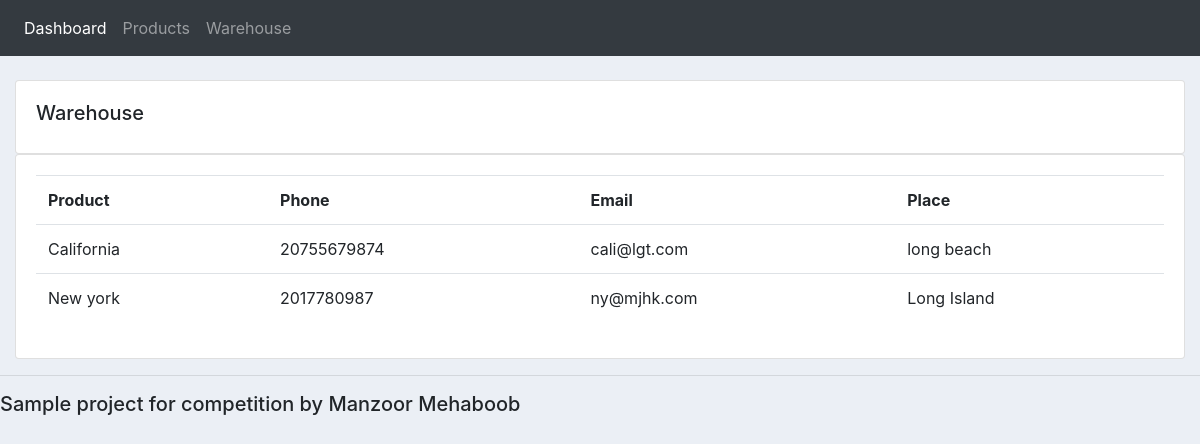
Screenshot of /warehouse_list with the database file from the repository.
### accounts/models.py (models this page shows, shortened)
class Warehouse(models.Model):
	name = models.CharField(max_length=200, null=True)
	phone = models.CharField(max_length=200, null=True)
	email = models.CharField(max_length=200, null=True)
	place = models.CharField(max_length=200, null=True)
	date_created = models.DateTimeField(auto_now_add=True, null=True)

### accounts/views.py (the view)
# urls.py: path('warehouse_list', views.warehouseList, name="warehouse_list"),
def warehouseList(request):
	warehouse = Warehouse.objects.all()
	return render(request, 'accounts/warehouse_list.html', {'warehouse':warehouse})

### accounts/templates/accounts/warehouse_list.html
{%  extends 'accounts/main.html' %}
{% block content %}
		<br>
		<div class="row">
			<div class="col-md">
				<div class="card card-body">
					<h5>Warehouse</h5>
				</div>
				<div class="card card-body">
					<table class="table">
						<tr>
							<th>Product</th>
							<th>Phone</th>
							<th>Email</th>
							<th>Place</th>
						</tr>
						{% for i in warehouse %}
							<tr>
								<td>{{i.name}}</td>
								<td>{{i.phone}}</td>
								<td>{{i.email}}</td>
								<td>{{i.place}}</td>
							</tr>
						{% endfor %}
					</table>
				</div>
			</div>
		</div>
{% endblock content %}

### static/css/main.css (style rules this page uses)
body { background-color: #ebeff5; }

### rows the page displays
Warehouse: name "California", phone "20755679874", email "cali@lgt.com", place "long beach"
Warehouse: name "New york", phone "2017780987", email "ny@mjhk.com", place "Long Island"
